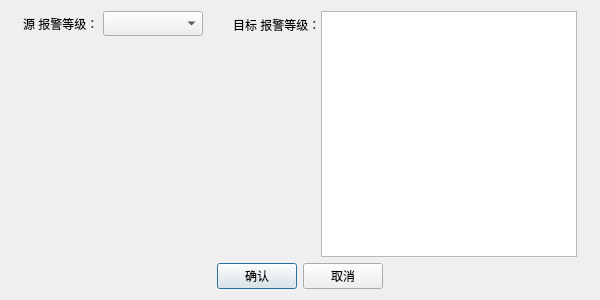
<?xml version="1.0" encoding="UTF-8"?>
<ui version="4.0">
 <class>ColorCopyDialog</class>
 <widget class="QDialog" name="ColorCopyDialog">
  <property name="geometry">
   <rect>
    <x>0</x>
    <y>0</y>
    <width>600</width>
    <height>300</height>
   </rect>
  </property>
  <property name="minimumSize">
   <size>
    <width>500</width>
    <height>200</height>
   </size>
  </property>
  <property name="maximumSize">
   <size>
    <width>600</width>
    <height>300</height>
   </size>
  </property>
  <property name="windowTitle">
   <string>Dialog</string>
  </property>
  <layout class="QHBoxLayout" name="horizontalLayout_2">
   <item>
    <layout class="QVBoxLayout" name="verticalLayout">
     <item>
      <layout class="QHBoxLayout" name="horizontalLayout" stretch="1,0,0,1">
       <property name="spacing">
        <number>30</number>
       </property>
       <item>
        <spacer name="horizontalSpacer">
         <property name="orientation">
          <enum>Qt::Horizontal</enum>
         </property>
         <property name="sizeHint" stdset="0">
          <size>
           <width>40</width>
           <height>20</height>
          </size>
         </property>
        </spacer>
       </item>
       <item>
        <layout class="QVBoxLayout" name="m_qvlayout_source">
         <item>
          <layout class="QHBoxLayout" name="m_qhlayout_source_level">
           <property name="spacing">
            <number>0</number>
           </property>
           <item>
            <widget class="QLabel" name="m_qlabel_source">
             <property name="minimumSize">
              <size>
               <width>80</width>
               <height>25</height>
              </size>
             </property>
             <property name="maximumSize">
              <size>
               <width>100</width>
               <height>30</height>
              </size>
             </property>
             <property name="text">
              <string>源 报警等级：</string>
             </property>
            </widget>
           </item>
           <item>
            <widget class="QComboBox" name="m_qcombobox_source">
             <property name="minimumSize">
              <size>
               <width>100</width>
               <height>25</height>
              </size>
             </property>
             <property name="maximumSize">
              <size>
               <width>300</width>
               <height>30</height>
              </size>
             </property>
            </widget>
           </item>
          </layout>
         </item>
         <item>
          <spacer name="verticalSpacer_2">
           <property name="orientation">
            <enum>Qt::Vertical</enum>
           </property>
           <property name="sizeHint" stdset="0">
            <size>
             <width>20</width>
             <height>40</height>
            </size>
           </property>
          </spacer>
         </item>
        </layout>
       </item>
       <item>
        <layout class="QHBoxLayout" name="m_qhlayout_destination" stretch="0,1">
         <property name="spacing">
          <number>0</number>
         </property>
         <item>
          <layout class="QVBoxLayout" name="m_qvlayout_destination_label" stretch="0,0,1">
           <property name="spacing">
            <number>0</number>
           </property>
           <item>
            <spacer name="verticalSpacer_3">
             <property name="orientation">
              <enum>Qt::Vertical</enum>
             </property>
             <property name="sizeHint" stdset="0">
              <size>
               <width>20</width>
               <height>1</height>
              </size>
             </property>
            </spacer>
           </item>
           <item>
            <widget class="QLabel" name="m_qlabel_destination">
             <property name="minimumSize">
              <size>
               <width>80</width>
               <height>25</height>
              </size>
             </property>
             <property name="maximumSize">
              <size>
               <width>120</width>
               <height>30</height>
              </size>
             </property>
             <property name="text">
              <string>目标 报警等级：</string>
             </property>
            </widget>
           </item>
           <item>
            <spacer name="verticalSpacer">
             <property name="orientation">
              <enum>Qt::Vertical</enum>
             </property>
             <property name="sizeHint" stdset="0">
              <size>
               <width>20</width>
               <height>40</height>
              </size>
             </property>
            </spacer>
           </item>
          </layout>
         </item>
         <item>
          <widget class="QListWidget" name="m_qlistwidget_destination">
           <property name="minimumSize">
            <size>
             <width>200</width>
             <height>100</height>
            </size>
           </property>
           <property name="maximumSize">
            <size>
             <width>500</width>
             <height>300</height>
            </size>
           </property>
          </widget>
         </item>
        </layout>
       </item>
       <item>
        <spacer name="horizontalSpacer_4">
         <property name="orientation">
          <enum>Qt::Horizontal</enum>
         </property>
         <property name="sizeHint" stdset="0">
          <size>
           <width>40</width>
           <height>20</height>
          </size>
         </property>
        </spacer>
       </item>
      </layout>
     </item>
     <item>
      <layout class="QHBoxLayout" name="m_qhlayout_system">
       <item>
        <spacer name="horizontalSpacer_2">
         <property name="orientation">
          <enum>Qt::Horizontal</enum>
         </property>
         <property name="sizeHint" stdset="0">
          <size>
           <width>40</width>
           <height>20</height>
          </size>
         </property>
        </spacer>
       </item>
       <item>
        <widget class="QPushButton" name="m_qpushbutton_enter">
         <property name="text">
          <string>确认</string>
         </property>
        </widget>
       </item>
       <item>
        <widget class="QPushButton" name="m_qpushbutton_cancel">
         <property name="text">
          <string>取消</string>
         </property>
        </widget>
       </item>
       <item>
        <spacer name="horizontalSpacer_3">
         <property name="orientation">
          <enum>Qt::Horizontal</enum>
         </property>
         <property name="sizeHint" stdset="0">
          <size>
           <width>40</width>
           <height>20</height>
          </size>
         </property>
        </spacer>
       </item>
      </layout>
     </item>
    </layout>
   </item>
  </layout>
 </widget>
 <resources/>
 <connections/>
</ui>
